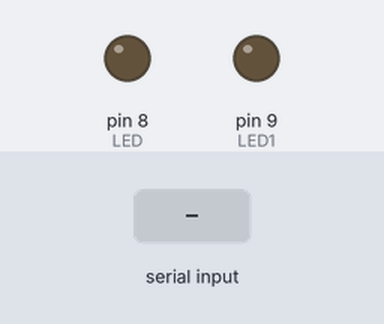
This sketch was run on a simulated Arduino Uno, built with avr-gcc and run on an emulated ATmega328P. Parts: output pins drawn as LEDs (lit = HIGH). The test bench sets the inputs (shaded band).

Above: at 1.2 s.
1.3 s: "0" received over Serial
At 1.8 s:
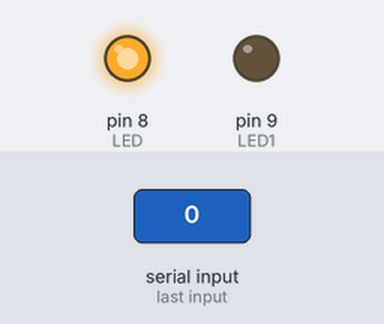
2.8 s: "2" received over Serial
At 4.0 s:
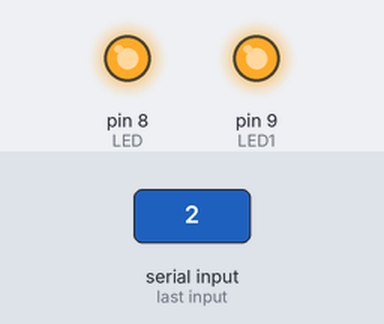
4.3 s: "1" received over Serial
At 5.2 s:
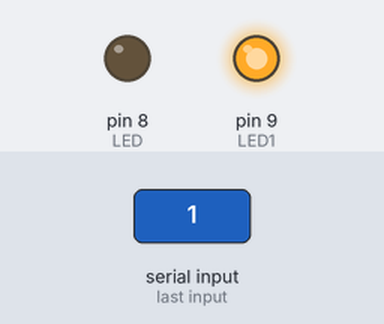
5.8 s: "3" received over Serial
At 6.4 s:
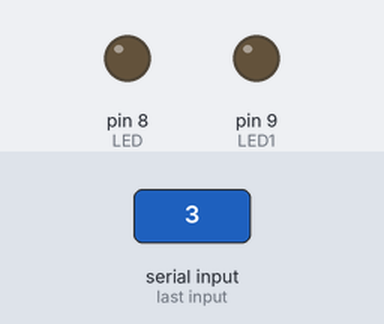
Timing chart, 0 to 8.3 s (numbered marks = the images above; inputs shaded):
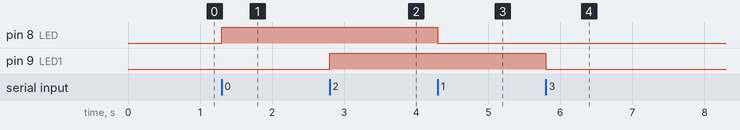

The sketch:

led.ino
```cpp
char userInput;

#define LED 8
#define LED1 9

void setup(){

  Serial.begin(9600);                        //  setup serial
  pinMode(LED, OUTPUT);
  pinMode(LED1, OUTPUT);

}


void loop(){

if(Serial.available()> 0){

    userInput = Serial.read();               // read user input

      if(userInput == '0'){
        digitalWrite(LED, HIGH);
      }
      if(userInput == '1'){
       digitalWrite(LED, LOW);
      }
       if(userInput == '2'){
        digitalWrite(LED1, HIGH);
      }
      if(userInput == '3'){
       digitalWrite(LED1, LOW);
      }


  } // Serial.available
} // Void Loop
```

Measured:
- after the input at 1.3 s, pin 8 (LED): LOW → HIGH at once
- after the input at 2.8 s, pin 9 (LED1): LOW → HIGH at once
- after the input at 4.3 s, pin 8 (LED): HIGH → LOW at once
- after the input at 5.8 s, pin 9 (LED1): HIGH → LOW at once
